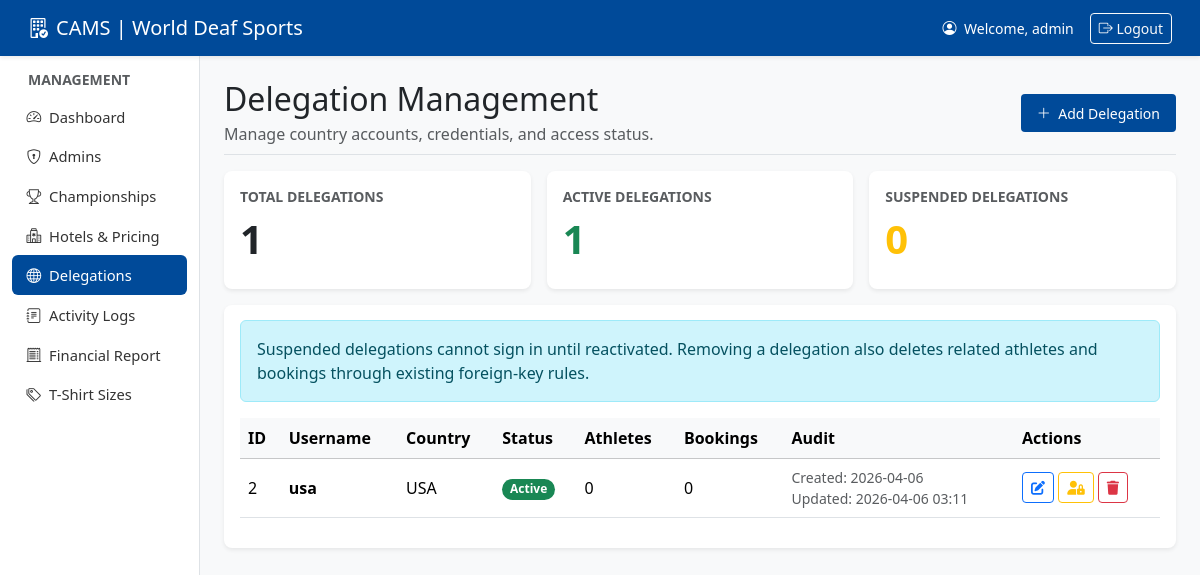
Page /admin/delegations.php (signed in) on the committed database.
### tables this page shows
CREATE TABLE IF NOT EXISTS users (
    id INT AUTO_INCREMENT PRIMARY KEY,
    username VARCHAR(50) NOT NULL UNIQUE,
    password VARCHAR(255) NOT NULL,
    role ENUM('admin', 'country_manager') NOT NULL,
    status ENUM('active', 'suspended') NOT NULL DEFAULT 'active',
    suspended_at TIMESTAMP NULL DEFAULT NULL,
    country_name VARCHAR(100) NULL,
    created_at TIMESTAMP DEFAULT CURRENT_TIMESTAMP,
    updated_at TIMESTAMP DEFAULT CURRENT_TIMESTAMP ON UPDATE CURRENT_TIMESTAMP
);

### admin/delegations.php (the view, shortened to what this page needs)
<?php
require_once 'includes/auth.php';
$delegations_stmt = $pdo->query(
    "SELECT u.*,
        (SELECT COUNT(*) FROM athletes WHERE country_id = u.id) AS athlete_count,
        (SELECT COUNT(*) FROM bookings WHERE country_id = u.id) AS booking_count
    FROM users u
    WHERE role = 'country_manager'
    ORDER BY u.username ASC"
);
$delegations = $delegations_stmt->fetchAll(PDO::FETCH_ASSOC);
$activeDelegationCount = 0;
foreach ($delegations as $delegation) {
    if (($delegation['status'] ?? 'active') === 'active') {
        $activeDelegationCount++;
    }
}
require_once 'includes/header.php';
?>
<div class="d-flex justify-content-between flex-wrap flex-md-nowrap align-items-center pb-2 mb-3 border-bottom">
    <div>
        <h1 class="h2 mb-1">Delegation Management</h1>
        <p class="text-muted mb-0">Manage country accounts, credentials, and access status.</p>
    </div>
    <button class="btn btn-primary btn-sm" data-bs-toggle="modal" data-bs-target="#addDelegationModal">
        <i class="bi bi-plus-lg me-1"></i> Add Delegation
    </button>
</div>
<div class="row g-3 mb-3">
    <div class="col-md-4">
        <div class="card shadow-sm h-100">
            <div class="card-body">
                <div class="text-muted small text-uppercase fw-bold mb-2">Total Delegations</div>
                <div class="display-6 fw-semibold"><?php echo count($delegations); ?></div>
            </div>
        </div>
    </div>
    <div class="col-md-4">
        <div class="card shadow-sm h-100">
            <div class="card-body">
                <div class="text-muted small text-uppercase fw-bold mb-2">Active Delegations</div>
                <div class="display-6 fw-semibold text-success"><?php echo $activeDelegationCount; ?></div>
            </div>
        </div>
    </div>
    <div class="col-md-4">
        <div class="card shadow-sm h-100">
            <div class="card-body">
                <div class="text-muted small text-uppercase fw-bold mb-2">Suspended Delegations</div>
                <div class="display-6 fw-semibold text-warning"><?php echo count($delegations) - $activeDelegationCount; ?></div>
            </div>
        </div>
    </div>
</div>
<div class="card shadow-sm">
    <div class="card-body">
        <div class="alert alert-info">
            Suspended delegations cannot sign in until reactivated. Removing a delegation also deletes related athletes and bookings through existing foreign-key rules.
        </div>
        <?php if (count($delegations) > 0): ?>
            <div class="table-responsive">
                <table class="table table-hover align-middle">
                    <thead class="table-light">
                        <tr>
                            <th>ID</th>
                            <th>Username</th>
                            <th>Country</th>
                            <th>Status</th>
                            <th>Athletes</th>
                            <th>Bookings</th>
                            <th>Audit</th>
                            <th>Actions</th>
                        </tr>
                    </thead>
                    <tbody>
                        <?php foreach ($delegations as $d): ?>
                        <tr>
                            <td><?php echo htmlspecialchars($d['id']); ?></td>
                            <td class="fw-bold"><?php echo htmlspecialchars($d['username']); ?></td>
                            <td><?php echo htmlspecialchars($d['country_name']); ?></td>
                            <td>
                                <?php if (($d['status'] ?? 'active') === 'active'): ?>
                                    <span class="badge rounded-pill text-bg-success">Active</span>
                                <?php else: ?>
                                    <span class="badge rounded-pill text-bg-warning">Suspended</span>
                                <?php endif; ?>
                            </td>
                            <td><?php echo htmlspecialchars($d['athlete_count']); ?></td>
                            <td><?php echo htmlspecialchars($d['booking_count']); ?></td>
                            <td>
                                <div class="small text-muted">Created: <?php echo htmlspecialchars(date('Y-m-d', strtotime($d['created_at']))); ?></div>
                                <?php if (!empty($d['updated_at'])): ?>
                                    <div class="small text-muted">Updated: <?php echo htmlspecialchars(date('Y-m-d H:i', strtotime($d['updated_at']))); ?></div>
                                <?php endif; ?>
                            </td>
                            <td>
                                <button class="btn btn-sm btn-outline-primary" data-bs-toggle="modal" data-bs-target="#editDelegationModal<?php echo $d['id']; ?>">
                                    <i class="fas fa-edit"></i>
                                </button>
                                <button
                                    type="button"
                                    class="btn btn-sm <?php echo ($d['status'] ?? 'active') === 'active' ? 'btn-outline-warning' : 'btn-outline-success'; ?>"
                                    data-bs-toggle="modal"
                                    data-bs-target="#delegationActionModal"
                                    data-action="toggle_delegation_status"
                                    data-id="<?php echo $d['id']; ?>"
                                    data-title="<?php echo ($d['status'] ?? 'active') === 'active' ? 'Suspend Delegation' : 'Reactivate Delegation'; ?>"
                                    data-message="<?php echo htmlspecialchars(($d['status'] ?? 'active') === 'active' ? 'This delegation will no longer be able to sign in until reactivated.' : 'This delegation will regain access immediately.', ENT_QUOTES); ?>"
                                    data-button-class="<?php echo ($d['status'] ?? 'active') === 'active' ? 'btn-warning' : 'btn-success'; ?>"
                                    data-button-label="<?php echo ($d['status'] ?? 'active') === 'active' ? 'Suspend Delegation' : 'Reactivate Delegation'; ?>"
                                >
                                    <i class="fas <?php echo ($d['status'] ?? 'active') === 'active' ? 'fa-user-lock' : 'fa-user-check'; ?>"></i>
                                </button>
                                <button
                                    type="button"
                                    class="btn btn-sm btn-outline-danger"
                                    data-bs-toggle="modal"
                                    data-bs-target="#delegationActionModal"
                                    data-action="delete_delegation"
                                    data-id="<?php echo $d['id']; ?>"
                                    data-title="Remove Delegation"
                                    data-message="<?php echo htmlspecialchars('This permanently removes the delegation and its related data.', ENT_QUOTES); ?>"
                                    data-button-class="btn-danger"
                                    data-button-label="Remove Delegation"
                                >
                                    <i class="fas fa-trash"></i>
                                </button>
                            </td>
                        </tr>
                        <?php endforeach; ?>
                    </tbody>
                </table>
            </div>
        <?php else: ?>
            <div class="alert alert-info text-center">No delegations found yet. Add one to get started.</div>
        <?php endif; ?>
    </div>
</div>
<?php
require_once 'includes/footer.php';
?>

### admin/includes/header.php (shortened to what this page needs)
<?php
$current_page = basename($_SERVER['PHP_SELF']);
?>
<!DOCTYPE html>
<html lang="en">
<head>
    <link href="https://cdn.jsdelivr.net/npm/bootstrap@5.3.2/dist/css/bootstrap.min.css" rel="stylesheet">
    <link href="https://cdnjs.cloudflare.com/ajax/libs/font-awesome/6.0.0/css/all.min.css" rel="stylesheet">
    <link rel="stylesheet" href="https://cdn.jsdelivr.net/npm/bootstrap-icons@1.11.1/font/bootstrap-icons.css">
</head>
<body>
<nav class="navbar navbar-expand-lg">
    <div class="container-fluid">
        <a class="navbar-brand" href="dashboard.php"><i class="bi bi-building-check me-2"></i>CAMS | World Deaf Sports</a>
        <div class="d-flex align-items-center">
            <span class="text-white small me-3"><i class="bi bi-person-circle me-1"></i> Welcome, <?php echo htmlspecialchars($_SESSION['username']); ?></span>
            <a href="../logout.php" class="btn btn-outline-light btn-sm"><i class="bi bi-box-arrow-right"></i> Logout</a>
        </div>
    </div>
</nav>
<div class="container-fluid">
    <div class="row">
        <nav class="col-md-2 d-none d-md-block sidebar py-3">
            <div class="nav flex-column nav-pills" id="v-pills-tab" role="tablist" aria-orientation="vertical">
                <div class="admin-only">
                    <h6 class="px-3 mb-2 text-muted small text-uppercase fw-bold">Management</h6>
                    <a class="nav-link w-100 text-start <?php echo $current_page == 'dashboard.php' ? 'active' : ''; ?>" href="dashboard.php"><i class="bi bi-speedometer2 me-2"></i>Dashboard</a>
                    <a class="nav-link w-100 text-start <?php echo $current_page == 'admins.php' ? 'active' : ''; ?>" href="admins.php"><i class="bi bi-shield-lock me-2"></i>Admins</a>
                    <a class="nav-link w-100 text-start <?php echo $current_page == 'championships.php' ? 'active' : ''; ?>" href="championships.php"><i class="bi bi-trophy me-2"></i>Championships</a>
                    <a class="nav-link w-100 text-start <?php echo $current_page == 'hotels.php' ? 'active' : ''; ?>" href="hotels.php"><i class="bi bi-hospital me-2"></i>Hotels & Pricing</a>
                    <a class="nav-link w-100 text-start <?php echo $current_page == 'delegations.php' ? 'active' : ''; ?>" href="delegations.php"><i class="bi bi-globe me-2"></i>Delegations</a>
                    <a class="nav-link w-100 text-start <?php echo $current_page == 'activity_logs.php' ? 'active' : ''; ?>" href="activity_logs.php"><i class="bi bi-journal-text me-2"></i>Activity Logs</a>
                    <a class="nav-link w-100 text-start <?php echo $current_page == 'finance.php' ? 'active' : ''; ?>" href="finance.php"><i class="bi bi-receipt-cutoff me-2"></i>Financial Report</a>
                    <a class="nav-link w-100 text-start <?php echo $current_page == 'tshirts.php' ? 'active' : ''; ?>" href="tshirts.php"><i class="bi bi-tags me-2"></i>T-Shirt Sizes</a>
                </div>
            </div>
        </nav>
        <main class="col-md-10 ms-sm-auto px-md-4 py-4">

### admin/includes/footer.php (shortened to what this page needs)
        </main>
    </div>
</div>
</body>
</html>

### admin/includes/header.php (style rules this page uses)
:root { --primary-blue: #004a99; --secondary-blue: #e6f0ff; --accent-blue: #007bff; }
body { background-color: #f8f9fa; font-family: 'Segoe UI', Tahoma, Geneva, Verdana, sans-serif; }
.navbar { background-color: var(--primary-blue); box-shadow: 0 2px 4px rgba(0,0,0,0.08); padding: 0.5rem 1rem; }
.navbar-brand, .nav-link { color: white !important; }
.sidebar { background-color: white; min-height: calc(100vh - 56px); border-right: 1px solid #dee2e6; max-width: 220px; padding-top: 0.75rem; }
.card { border: none; border-radius: 8px; box-shadow: 0 2px 4px rgba(0,0,0,0.04); margin-bottom: 12px; }
.card-body { padding: 0.9rem 1rem; }
.btn-primary { background-color: var(--primary-blue); border: none; padding: 0.55rem 1rem; }
.nav-pills .nav-link { color: #333 !important; padding: 0.55rem 0.9rem; font-size: 0.92rem; }
.nav-pills .nav-link.active { background-color: var(--primary-blue) !important; color: white !important; }
.container-fluid { padding-left: 0.75rem; padding-right: 0.75rem; }
main { padding-top: 1rem; padding-bottom: 1rem; }
.border-bottom { margin-bottom: 0.8rem; }

### rows in the picture
users: id "2", username "usa", country_name "USA", status "Active", athlete_count "0", booking_count "0", created_at "2026-04-06", updated_at "2026-04-06 03:11"

### other values in the picture
$_SESSION['username'] "admin"
count($delegations) "1"
$activeDelegationCount "1"
count($delegations) - $activeDelegationCount "0"
